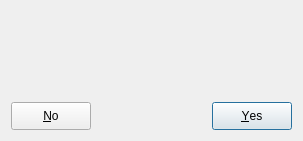
<?xml version="1.0" encoding="UTF-8"?>
<ui version="4.0">
 <class>PdConfirm</class>
 <widget class="QDialog" name="PdConfirm">
  <property name="geometry">
   <rect>
    <x>0</x>
    <y>0</y>
    <width>303</width>
    <height>141</height>
   </rect>
  </property>
  <property name="windowTitle">
   <string>Confirm Action</string>
  </property>
  <layout class="QVBoxLayout" name="verticalLayout">
   <item>
    <widget class="QLabel" name="lblPrompt">
     <property name="minimumSize">
      <size>
       <width>0</width>
       <height>28</height>
      </size>
     </property>
     <property name="text">
      <string/>
     </property>
    </widget>
   </item>
   <item>
    <layout class="QHBoxLayout" name="horizontalLayout">
     <item>
      <widget class="QPushButton" name="pbNo">
       <property name="minimumSize">
        <size>
         <width>64</width>
         <height>28</height>
        </size>
       </property>
       <property name="text">
        <string>&amp;No</string>
       </property>
       <property name="shortcut">
        <string>Esc</string>
       </property>
      </widget>
     </item>
     <item>
      <spacer name="horizontalSpacer">
       <property name="orientation">
        <enum>Qt::Horizontal</enum>
       </property>
       <property name="sizeHint" stdset="0">
        <size>
         <width>40</width>
         <height>20</height>
        </size>
       </property>
      </spacer>
     </item>
     <item>
      <widget class="QPushButton" name="pbYes">
       <property name="minimumSize">
        <size>
         <width>64</width>
         <height>28</height>
        </size>
       </property>
       <property name="text">
        <string>&amp;Yes</string>
       </property>
       <property name="shortcut">
        <string>Return</string>
       </property>
       <property name="default">
        <bool>true</bool>
       </property>
      </widget>
     </item>
    </layout>
   </item>
  </layout>
 </widget>
 <tabstops>
  <tabstop>pbYes</tabstop>
  <tabstop>pbNo</tabstop>
 </tabstops>
 <resources/>
 <connections>
  <connection>
   <sender>pbNo</sender>
   <signal>clicked()</signal>
   <receiver>PdConfirm</receiver>
   <slot>doNo()</slot>
   <hints>
    <hint type="sourcelabel">
     <x>59</x>
     <y>243</y>
    </hint>
    <hint type="destinationlabel">
     <x>142</x>
     <y>261</y>
    </hint>
   </hints>
  </connection>
  <connection>
   <sender>pbYes</sender>
   <signal>clicked()</signal>
   <receiver>PdConfirm</receiver>
   <slot>doYes()</slot>
   <hints>
    <hint type="sourcelabel">
     <x>325</x>
     <y>243</y>
    </hint>
    <hint type="destinationlabel">
     <x>247</x>
     <y>254</y>
    </hint>
   </hints>
  </connection>
 </connections>
 <slots>
  <slot>doNo()</slot>
  <slot>doYes()</slot>
 </slots>
</ui>
